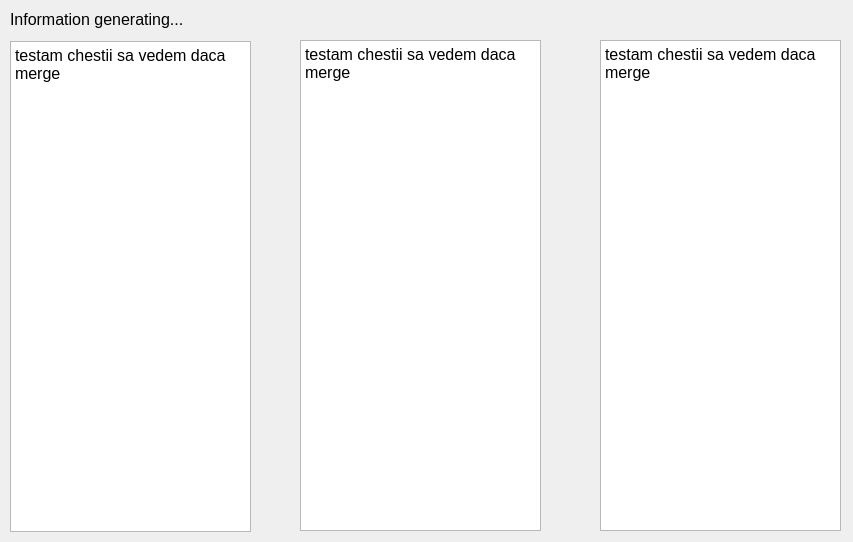
<?xml version="1.0" encoding="UTF-8"?>
<ui version="4.0">
 <class>Dialog_ALG</class>
 <widget class="QDialog" name="Dialog_ALG">
  <property name="geometry">
   <rect>
    <x>0</x>
    <y>0</y>
    <width>853</width>
    <height>542</height>
   </rect>
  </property>
  <property name="windowTitle">
   <string>Dialog</string>
  </property>
  <widget class="QLabel" name="label">
   <property name="geometry">
    <rect>
     <x>10</x>
     <y>10</y>
     <width>831</width>
     <height>20</height>
    </rect>
   </property>
   <property name="text">
    <string>&lt;html&gt;&lt;head/&gt;&lt;body&gt;&lt;p&gt;&lt;span style=&quot; font-size:12pt;&quot;&gt;Information generating...&lt;/span&gt;&lt;/p&gt;&lt;/body&gt;&lt;/html&gt;</string>
   </property>
  </widget>
  <widget class="QTextBrowser" name="textBrowser">
   <property name="geometry">
    <rect>
     <x>10</x>
     <y>41</y>
     <width>241</width>
     <height>491</height>
    </rect>
   </property>
   <property name="styleSheet">
    <string notr="true">font-size:14px</string>
   </property>
   <property name="html">
    <string>&lt;!DOCTYPE HTML PUBLIC &quot;-//W3C//DTD HTML 4.0//EN&quot; &quot;http://www.w3.org/TR/REC-html40/strict.dtd&quot;&gt;
&lt;html&gt;&lt;head&gt;&lt;meta name=&quot;qrichtext&quot; content=&quot;1&quot; /&gt;&lt;style type=&quot;text/css&quot;&gt;
p, li { white-space: pre-wrap; }
&lt;/style&gt;&lt;/head&gt;&lt;body style=&quot; font-family:'MS Shell Dlg 2'; font-size:14px; font-weight:400; font-style:normal;&quot;&gt;
&lt;p style=&quot; margin-top:0px; margin-bottom:0px; margin-left:0px; margin-right:0px; -qt-block-indent:0; text-indent:0px;&quot;&gt;&lt;span style=&quot; font-family:'MS Shell Dlg 2'; font-size:12pt;&quot;&gt;testam chestii sa vedem daca merge&lt;/span&gt;&lt;/p&gt;&lt;/body&gt;&lt;/html&gt;</string>
   </property>
  </widget>
  <widget class="QTextBrowser" name="textBrowser_2">
   <property name="geometry">
    <rect>
     <x>300</x>
     <y>40</y>
     <width>241</width>
     <height>491</height>
    </rect>
   </property>
   <property name="styleSheet">
    <string notr="true">font-size:14px</string>
   </property>
   <property name="html">
    <string>&lt;!DOCTYPE HTML PUBLIC &quot;-//W3C//DTD HTML 4.0//EN&quot; &quot;http://www.w3.org/TR/REC-html40/strict.dtd&quot;&gt;
&lt;html&gt;&lt;head&gt;&lt;meta name=&quot;qrichtext&quot; content=&quot;1&quot; /&gt;&lt;style type=&quot;text/css&quot;&gt;
p, li { white-space: pre-wrap; }
&lt;/style&gt;&lt;/head&gt;&lt;body style=&quot; font-family:'MS Shell Dlg 2'; font-size:14px; font-weight:400; font-style:normal;&quot;&gt;
&lt;p style=&quot; margin-top:0px; margin-bottom:0px; margin-left:0px; margin-right:0px; -qt-block-indent:0; text-indent:0px;&quot;&gt;&lt;span style=&quot; font-family:'MS Shell Dlg 2'; font-size:12pt;&quot;&gt;testam chestii sa vedem daca merge&lt;/span&gt;&lt;/p&gt;&lt;/body&gt;&lt;/html&gt;</string>
   </property>
  </widget>
  <widget class="QTextBrowser" name="textBrowser_3">
   <property name="geometry">
    <rect>
     <x>600</x>
     <y>40</y>
     <width>241</width>
     <height>491</height>
    </rect>
   </property>
   <property name="styleSheet">
    <string notr="true">font-size:14px</string>
   </property>
   <property name="html">
    <string>&lt;!DOCTYPE HTML PUBLIC &quot;-//W3C//DTD HTML 4.0//EN&quot; &quot;http://www.w3.org/TR/REC-html40/strict.dtd&quot;&gt;
&lt;html&gt;&lt;head&gt;&lt;meta name=&quot;qrichtext&quot; content=&quot;1&quot; /&gt;&lt;style type=&quot;text/css&quot;&gt;
p, li { white-space: pre-wrap; }
&lt;/style&gt;&lt;/head&gt;&lt;body style=&quot; font-family:'MS Shell Dlg 2'; font-size:14px; font-weight:400; font-style:normal;&quot;&gt;
&lt;p style=&quot; margin-top:0px; margin-bottom:0px; margin-left:0px; margin-right:0px; -qt-block-indent:0; text-indent:0px;&quot;&gt;&lt;span style=&quot; font-family:'MS Shell Dlg 2'; font-size:12pt;&quot;&gt;testam chestii sa vedem daca merge&lt;/span&gt;&lt;/p&gt;&lt;/body&gt;&lt;/html&gt;</string>
   </property>
  </widget>
 </widget>
 <resources/>
 <connections/>
</ui>
